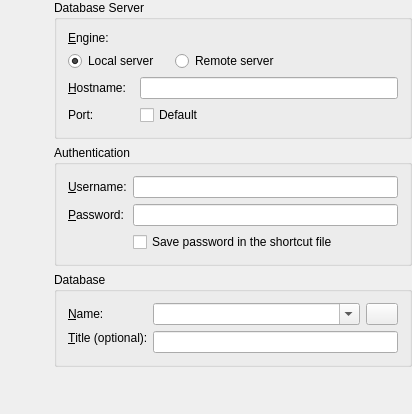
<ui version="4.0" >
 <class>KexiDBConnectionWidget</class>
 <widget class="QWidget" name="KexiDBConnectionWidget" >
  <property name="geometry" >
   <rect>
    <x>0</x>
    <y>0</y>
    <width>412</width>
    <height>414</height>
   </rect>
  </property>
  <layout class="QGridLayout" >
   <property name="leftMargin" >
    <number>0</number>
   </property>
   <property name="topMargin" >
    <number>0</number>
   </property>
   <property name="rightMargin" >
    <number>0</number>
   </property>
   <property name="bottomMargin" >
    <number>0</number>
   </property>
   <item rowspan="3" row="0" column="0" >
    <layout class="QVBoxLayout" >
     <item>
      <widget class="QLabel" name="iconLabel" >
       <property name="sizePolicy" >
        <sizepolicy vsizetype="Fixed" hsizetype="Fixed" >
         <horstretch>0</horstretch>
         <verstretch>0</verstretch>
        </sizepolicy>
       </property>
       <property name="minimumSize" >
        <size>
         <width>48</width>
         <height>48</height>
        </size>
       </property>
       <property name="wordWrap" >
        <bool>false</bool>
       </property>
      </widget>
     </item>
     <item>
      <spacer>
       <property name="orientation" >
        <enum>Qt::Vertical</enum>
       </property>
       <property name="sizeType" >
        <enum>QSizePolicy::Expanding</enum>
       </property>
       <property name="sizeHint" >
        <size>
         <width>20</width>
         <height>331</height>
        </size>
       </property>
      </spacer>
     </item>
    </layout>
   </item>
   <item row="4" column="1" >
    <spacer>
     <property name="orientation" >
      <enum>Qt::Vertical</enum>
     </property>
     <property name="sizeType" >
      <enum>QSizePolicy::Expanding</enum>
     </property>
     <property name="sizeHint" >
      <size>
       <width>20</width>
       <height>4</height>
      </size>
     </property>
    </spacer>
   </item>
   <item row="0" column="1" >
    <widget class="Q3ButtonGroup" name="locationBGrp" >
     <property name="sizePolicy" >
      <sizepolicy vsizetype="Maximum" hsizetype="Preferred" >
       <horstretch>0</horstretch>
       <verstretch>0</verstretch>
      </sizepolicy>
     </property>
     <property name="title" >
      <string>Database Server</string>
     </property>
     <layout class="QGridLayout" >
      <item row="1" column="5" colspan="2" >
       <spacer>
        <property name="orientation" >
         <enum>Qt::Horizontal</enum>
        </property>
        <property name="sizeType" >
         <enum>QSizePolicy::Expanding</enum>
        </property>
        <property name="sizeHint" >
         <size>
          <width>41</width>
          <height>20</height>
         </size>
        </property>
       </spacer>
      </item>
      <item row="3" column="4" colspan="2" >
       <widget class="KIntNumInput" name="customPortEdit" >
        <property name="minValue" stdset="0" >
         <number>0</number>
        </property>
       </widget>
      </item>
      <item row="3" column="0" colspan="2" >
       <widget class="QLabel" name="portLbl" >
        <property name="text" >
         <string>Port:</string>
        </property>
        <property name="wordWrap" >
         <bool>false</bool>
        </property>
       </widget>
      </item>
      <item row="2" column="2" colspan="5" >
       <widget class="QLineEdit" name="hostEdit" />
      </item>
      <item row="1" column="0" colspan="3" >
       <widget class="QRadioButton" name="localhostRBtn" >
        <property name="text" >
         <string>Local server</string>
        </property>
        <property name="shortcut" >
         <string/>
        </property>
        <property name="checked" >
         <bool>true</bool>
        </property>
       </widget>
      </item>
      <item row="3" column="6" >
       <spacer>
        <property name="orientation" >
         <enum>Qt::Horizontal</enum>
        </property>
        <property name="sizeType" >
         <enum>QSizePolicy::Expanding</enum>
        </property>
        <property name="sizeHint" >
         <size>
          <width>90</width>
          <height>20</height>
         </size>
        </property>
       </spacer>
      </item>
      <item row="2" column="0" colspan="2" >
       <widget class="QLabel" name="hostLbl" >
        <property name="text" >
         <string>&amp;Hostname:</string>
        </property>
        <property name="wordWrap" >
         <bool>false</bool>
        </property>
        <property name="buddy" >
         <cstring>hostEdit</cstring>
        </property>
       </widget>
      </item>
      <item row="3" column="2" colspan="2" >
       <widget class="QCheckBox" name="chkPortDefault" >
        <property name="text" >
         <string comment="port: default" >Default</string>
        </property>
        <property name="buttonGroupId" stdset="0" >
         <number>2</number>
        </property>
       </widget>
      </item>
      <item row="1" column="3" colspan="2" >
       <widget class="QRadioButton" name="remotehostRBtn" >
        <property name="text" >
         <string>Remote server</string>
        </property>
        <property name="buttonGroupId" stdset="0" >
         <number>1</number>
        </property>
       </widget>
      </item>
      <item row="0" column="0" >
       <widget class="QLabel" name="lblEngine" >
        <property name="focusPolicy" >
         <enum>Qt::TabFocus</enum>
        </property>
        <property name="text" >
         <string>&amp;Engine:</string>
        </property>
        <property name="wordWrap" >
         <bool>false</bool>
        </property>
        <property name="buddy" >
         <cstring>frmEngine</cstring>
        </property>
       </widget>
      </item>
      <item row="0" column="1" colspan="6" >
       <widget class="Q3Frame" name="frmEngine" >
        <property name="focusPolicy" >
         <enum>Qt::StrongFocus</enum>
        </property>
        <property name="frameShape" >
         <enum>QFrame::NoFrame</enum>
        </property>
        <property name="frameShadow" >
         <enum>QFrame::Plain</enum>
        </property>
       </widget>
      </item>
     </layout>
    </widget>
   </item>
   <item row="1" column="1" >
    <widget class="Q3GroupBox" name="authenticationGBox" >
     <property name="sizePolicy" >
      <sizepolicy vsizetype="Maximum" hsizetype="Preferred" >
       <horstretch>0</horstretch>
       <verstretch>0</verstretch>
      </sizepolicy>
     </property>
     <property name="title" >
      <string>Authentication</string>
     </property>
     <layout class="QGridLayout" >
      <item row="0" column="0" >
       <widget class="QLabel" name="userLbl" >
        <property name="text" >
         <string>&amp;Username:</string>
        </property>
        <property name="wordWrap" >
         <bool>false</bool>
        </property>
        <property name="buddy" >
         <cstring>userEdit</cstring>
        </property>
       </widget>
      </item>
      <item row="0" column="1" >
       <widget class="QLineEdit" name="userEdit" />
      </item>
      <item row="1" column="0" >
       <widget class="QLabel" name="passwordLbl" >
        <property name="text" >
         <string>&amp;Password:</string>
        </property>
        <property name="wordWrap" >
         <bool>false</bool>
        </property>
        <property name="buddy" >
         <cstring>passwordEdit</cstring>
        </property>
       </widget>
      </item>
      <item row="1" column="1" >
       <widget class="QLineEdit" name="passwordEdit" >
        <property name="echoMode" >
         <enum>QLineEdit::Password</enum>
        </property>
       </widget>
      </item>
      <item row="2" column="1" >
       <widget class="QCheckBox" name="chkSavePassword" >
        <property name="text" >
         <string>Save password in the shortcut file</string>
        </property>
       </widget>
      </item>
     </layout>
    </widget>
   </item>
   <item row="2" column="1" >
    <widget class="Q3GroupBox" name="dbGroupBox" >
     <property name="sizePolicy" >
      <sizepolicy vsizetype="Maximum" hsizetype="Preferred" >
       <horstretch>0</horstretch>
       <verstretch>0</verstretch>
      </sizepolicy>
     </property>
     <property name="title" >
      <string>Database</string>
     </property>
     <layout class="QGridLayout" >
      <item row="0" column="0" >
       <widget class="QLabel" name="nameLabel" >
        <property name="text" >
         <string>&amp;Name:</string>
        </property>
        <property name="wordWrap" >
         <bool>false</bool>
        </property>
        <property name="buddy" >
         <cstring>nameCombo</cstring>
        </property>
       </widget>
      </item>
      <item row="1" column="1" colspan="2" >
       <widget class="QLineEdit" name="titleEdit" />
      </item>
      <item row="1" column="0" >
       <widget class="QLabel" name="titleLabel" >
        <property name="text" >
         <string>&amp;Title (optional):</string>
        </property>
        <property name="alignment" >
         <set>Qt::AlignTop</set>
        </property>
        <property name="wordWrap" >
         <bool>false</bool>
        </property>
        <property name="buddy" >
         <cstring>titleEdit</cstring>
        </property>
       </widget>
      </item>
      <item row="0" column="2" >
       <widget class="KPushButton" name="btnLoadDBList" >
        <property name="sizePolicy" >
         <sizepolicy vsizetype="Maximum" hsizetype="Fixed" >
          <horstretch>0</horstretch>
          <verstretch>0</verstretch>
         </sizepolicy>
        </property>
        <property name="maximumSize" >
         <size>
          <width>32</width>
          <height>32767</height>
         </size>
        </property>
        <property name="text" >
         <string/>
        </property>
       </widget>
      </item>
      <item row="0" column="1" >
       <widget class="KComboBox" name="nameCombo" >
        <property name="sizePolicy" >
         <sizepolicy vsizetype="Fixed" hsizetype="Minimum" >
          <horstretch>1</horstretch>
          <verstretch>0</verstretch>
         </sizepolicy>
        </property>
        <property name="editable" >
         <bool>true</bool>
        </property>
        <property name="insertPolicy" >
         <enum>QComboBox::InsertAtBottom</enum>
        </property>
        <property name="autoCompletion" >
         <bool>false</bool>
        </property>
        <property name="trapReturnKey" >
         <bool>false</bool>
        </property>
       </widget>
      </item>
     </layout>
    </widget>
   </item>
   <item row="3" column="0" colspan="2" >
    <layout class="QHBoxLayout" >
     <item>
      <spacer>
       <property name="orientation" >
        <enum>Qt::Horizontal</enum>
       </property>
       <property name="sizeType" >
        <enum>QSizePolicy::Expanding</enum>
       </property>
       <property name="sizeHint" >
        <size>
         <width>80</width>
         <height>20</height>
        </size>
       </property>
      </spacer>
     </item>
     <item>
      <widget class="Q3Frame" name="frmBottom" >
       <property name="frameShape" >
        <enum>QFrame::NoFrame</enum>
       </property>
       <property name="frameShadow" >
        <enum>QFrame::Plain</enum>
       </property>
      </widget>
     </item>
    </layout>
   </item>
  </layout>
 </widget>
 <layoutdefault spacing="6" margin="11" />
  <customwidgets>
  <customwidget>
   <class>Q3GroupBox</class>
   <extends>QGroupBox</extends>
   <header>Qt3Support/Q3GroupBox</header>
   <container>1</container>
  </customwidget>
  <customwidget>
   <class>Q3Frame</class>
   <extends>QFrame</extends>
   <header>Qt3Support/Q3Frame</header>
   <container>1</container>
  </customwidget>
  <customwidget>
   <class>Q3ButtonGroup</class>
   <extends>Q3GroupBox</extends>
   <header>Qt3Support/Q3ButtonGroup</header>
   <container>1</container>
  </customwidget>
  <customwidget>
   <class>KComboBox</class>
   <extends>QComboBox</extends>
   <header>kcombobox.h</header>
  </customwidget>
  <customwidget>
   <class>KIntNumInput</class>
   <extends>QWidget</extends>
   <header>knuminput.h</header>
  </customwidget>
  <customwidget>
   <class>QLineEdit</class>
   <extends>QLineEdit</extends>
   <header>QLineEdit</header>
  </customwidget>
  <customwidget>
   <class>KPushButton</class>
   <extends>QPushButton</extends>
   <header>kpushbutton.h</header>
  </customwidget>
 </customwidgets>
 <tabstops>
  <tabstop>lblEngine</tabstop>
  <tabstop>frmEngine</tabstop>
  <tabstop>localhostRBtn</tabstop>
  <tabstop>remotehostRBtn</tabstop>
  <tabstop>hostEdit</tabstop>
  <tabstop>chkPortDefault</tabstop>
  <tabstop>userEdit</tabstop>
  <tabstop>passwordEdit</tabstop>
  <tabstop>chkSavePassword</tabstop>
  <tabstop>nameCombo</tabstop>
  <tabstop>btnLoadDBList</tabstop>
  <tabstop>titleEdit</tabstop>
 </tabstops>
 <includes>
  <include location="local" >knuminput.h</include>
  <include location="local" >QLineEdit</include>
  <include location="local" >kpushbutton.h</include>
  <include location="local" >kcombobox.h</include>
  <include location="local" >QLineEdit</include>
 </includes>
 <resources/>
 <connections/>
</ui>
